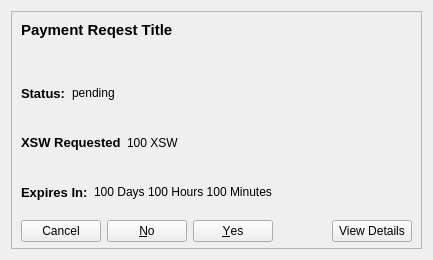
<?xml version="1.0" encoding="UTF-8"?>
<ui version="4.0">
 <class>CommunityFundDisplayPaymentRequest</class>
 <widget class="QWidget" name="CommunityFundDisplayPaymentRequest">
  <property name="geometry">
   <rect>
    <x>0</x>
    <y>0</y>
    <width>433</width>
    <height>260</height>
   </rect>
  </property>
  <property name="sizePolicy">
   <sizepolicy hsizetype="Maximum" vsizetype="Maximum">
    <horstretch>0</horstretch>
    <verstretch>0</verstretch>
   </sizepolicy>
  </property>
  <property name="minimumSize">
   <size>
    <width>433</width>
    <height>260</height>
   </size>
  </property>
  <property name="maximumSize">
   <size>
    <width>433</width>
    <height>260</height>
   </size>
  </property>
  <property name="windowTitle">
   <string>Form</string>
  </property>
  <layout class="QVBoxLayout" name="verticalLayout_2">
   <item>
    <widget class="QFrame" name="frame">
     <property name="sizePolicy">
      <sizepolicy hsizetype="Maximum" vsizetype="Maximum">
       <horstretch>0</horstretch>
       <verstretch>0</verstretch>
      </sizepolicy>
     </property>
     <property name="maximumSize">
      <size>
       <width>433</width>
       <height>433</height>
      </size>
     </property>
     <property name="frameShape">
      <enum>QFrame::StyledPanel</enum>
     </property>
     <property name="frameShadow">
      <enum>QFrame::Raised</enum>
     </property>
     <widget class="QLabel" name="title">
      <property name="geometry">
       <rect>
        <x>10</x>
        <y>10</y>
        <width>400</width>
        <height>50</height>
       </rect>
      </property>
      <property name="maximumSize">
       <size>
        <width>400</width>
        <height>50</height>
       </size>
      </property>
      <property name="font">
       <font>
        <pointsize>11</pointsize>
        <weight>75</weight>
        <bold>true</bold>
       </font>
      </property>
      <property name="text">
       <string>Payment Reqest Title</string>
      </property>
      <property name="alignment">
       <set>Qt::AlignLeading|Qt::AlignLeft|Qt::AlignTop</set>
      </property>
      <property name="wordWrap">
       <bool>true</bool>
      </property>
     </widget>
     <widget class="QWidget" name="">
      <property name="geometry">
       <rect>
        <x>10</x>
        <y>60</y>
        <width>391</width>
        <height>171</height>
       </rect>
      </property>
      <layout class="QVBoxLayout" name="verticalLayout">
       <item>
        <layout class="QHBoxLayout" name="horizontalLayout_4">
         <item>
          <widget class="QLabel" name="labelTitleStatus">
           <property name="sizePolicy">
            <sizepolicy hsizetype="Maximum" vsizetype="Preferred">
             <horstretch>0</horstretch>
             <verstretch>0</verstretch>
            </sizepolicy>
           </property>
           <property name="font">
            <font>
             <pointsize>10</pointsize>
             <weight>75</weight>
             <bold>true</bold>
            </font>
           </property>
           <property name="text">
            <string>Status:</string>
           </property>
          </widget>
         </item>
         <item>
          <widget class="QLabel" name="labelStatus">
           <property name="text">
            <string>pending</string>
           </property>
          </widget>
         </item>
        </layout>
       </item>
       <item>
        <layout class="QHBoxLayout" name="horizontalLayout_6">
         <item>
          <widget class="QLabel" name="labelTitleRequested">
           <property name="sizePolicy">
            <sizepolicy hsizetype="Maximum" vsizetype="Preferred">
             <horstretch>0</horstretch>
             <verstretch>0</verstretch>
            </sizepolicy>
           </property>
           <property name="font">
            <font>
             <pointsize>10</pointsize>
             <weight>75</weight>
             <bold>true</bold>
            </font>
           </property>
           <property name="text">
            <string>XSW Requested</string>
           </property>
          </widget>
         </item>
         <item>
          <widget class="QLabel" name="labelRequested">
           <property name="text">
            <string>100 XSW</string>
           </property>
          </widget>
         </item>
        </layout>
       </item>
       <item>
        <layout class="QHBoxLayout" name="horizontalLayout_5">
         <item>
          <widget class="QLabel" name="labelTitleDuration">
           <property name="sizePolicy">
            <sizepolicy hsizetype="Maximum" vsizetype="Preferred">
             <horstretch>0</horstretch>
             <verstretch>0</verstretch>
            </sizepolicy>
           </property>
           <property name="font">
            <font>
             <pointsize>10</pointsize>
             <weight>75</weight>
             <bold>true</bold>
            </font>
           </property>
           <property name="text">
            <string>Expires In:</string>
           </property>
          </widget>
         </item>
         <item>
          <widget class="QLabel" name="labelDuration">
           <property name="text">
            <string>100 Days 100 Hours 100 Minutes</string>
           </property>
          </widget>
         </item>
        </layout>
       </item>
       <item>
        <layout class="QHBoxLayout" name="horizontalLayout">
         <item>
          <widget class="QDialogButtonBox" name="buttonBoxVote">
           <property name="layoutDirection">
            <enum>Qt::RightToLeft</enum>
           </property>
           <property name="standardButtons">
            <set>QDialogButtonBox::Cancel|QDialogButtonBox::No|QDialogButtonBox::Yes</set>
           </property>
          </widget>
         </item>
         <item>
          <widget class="QPushButton" name="pushButtonDetails">
           <property name="text">
            <string>View Details</string>
           </property>
          </widget>
         </item>
        </layout>
       </item>
      </layout>
     </widget>
     <zorder>title</zorder>
     <zorder></zorder>
     <zorder>labelRequested</zorder>
     <zorder></zorder>
     <zorder></zorder>
    </widget>
   </item>
  </layout>
 </widget>
 <resources/>
 <connections/>
</ui>
